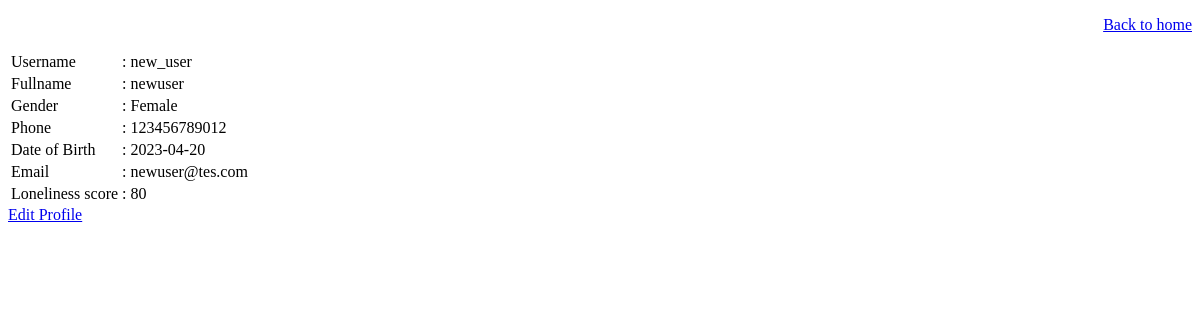
The page /profile.php on the database as committed earlier.
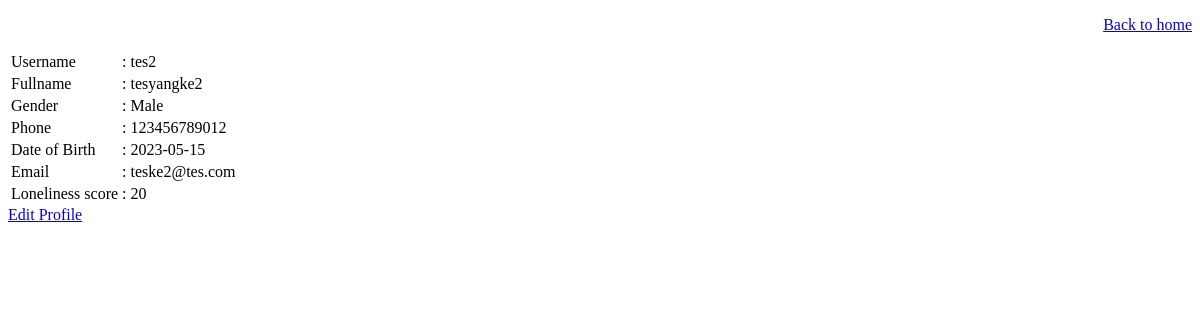
The same page on the database as committed later.
### tables this page shows
CREATE TABLE `users` (
  `user_id` int(11) NOT NULL,
  `username` varchar(255) NOT NULL,
  `fullname` varchar(255) NOT NULL,
  `gender` varchar(255) NOT NULL,
  `phone` varchar(255) NOT NULL,
  `dob` date NOT NULL,
  `email` varchar(255) NOT NULL,
  `password` varchar(255) NOT NULL
);

CREATE TABLE `scores` (
  `u_id` int(11) NOT NULL,
  `time` timestamp NOT NULL DEFAULT current_timestamp() ON UPDATE current_timestamp(),
  `values` int(11) NOT NULL
);

### profile.php (the view, shortened to what this page needs)
<?php
	$id = $_SESSION['id'];
	include "config.php";
	$query = mysqli_query($connect, "SELECT * FROM scores INNER JOIN users ON scores.u_id = users.user_id ORDER BY scores.time DESC");
	$res = mysqli_fetch_array($query);
?>
<!DOCTYPE html>
<html>
<head>
</head>
<body>
	<a type="hidden" href="home.php?id=<?php echo $id;?>"><p style="text-align: right;">Back to home</p></a>
	<div>
		<table>
			<tr>
				<td>Username</td>
				<td>: <?php echo $res['username'];?></td>
			</tr>
			<tr>
				<td>Fullname</td>
				<td>: <?php echo $res['fullname'];?></td>
			</tr>
			<tr>
				<td>Gender</td>
				<td>: <?php echo $res['gender'];?></td>
			</tr>
			<tr>
				<td>Phone</td>
				<td>: <?php echo $res['phone'];?></td>
			</tr>
			<tr>
				<td>Date of Birth</td>
				<td>: <?php echo $res['dob'];?></td>
			</tr>
			<tr>
				<td>Email</td>
				<td>: <?php echo $res['email'];?></td>
			</tr>
			<tr>
				<td>Loneliness score</td>
				<td>: <?php echo $res['values'];?></td>
			</tr>
		</table>
	</div>
	<a type="hidden" href="edit_profile.php?id=<?php echo $id;?>">Edit Profile</a>
</body>
</html>

Rows that differ between the two databases and show on the page:
no longer on this page (row unchanged): users: username "new_user", fullname "newuser", gender "Female", phone "123456789012", dob "2023-04-20", email "newuser@tes.com"
no longer on this page (row unchanged): scores: values "80"
added users: username "tes2", fullname "tesyangke2", gender "Male", phone "123456789012", dob "2023-05-15", email "teske2@tes.com"
added scores: values "20"
